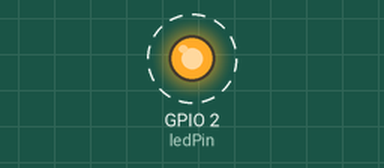
Simulated run of this sketch. Board: ESP32. On the bench: output pins drawn as LEDs (lit = HIGH). Dashed ring = blinking. What the sketch prints to the serial monitor is not drawn.

Above: at 0.5 s.
Timing chart, 0 to 4.6 s (numbered marks = the images above):
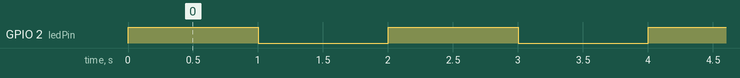

Measured:
- by itself, GPIO 2 (ledPin): alternates HIGH for 1.0 s and LOW for 1.0 s

The sketch:

sample_code.ino
```cpp
// Simple ESP32 Test Code

int ledPin = 2; // Most ESP32 boards have built-in LED on GPIO 2

void setup() {
  Serial.begin(115200);           // Start Serial Monitor
  pinMode(ledPin, OUTPUT);        // Set LED pin as output
  Serial.println("ESP32 is Running!");
}

void loop() {
  digitalWrite(ledPin, HIGH);     // LED ON
  Serial.println("LED ON");
  delay(1000);

  digitalWrite(ledPin, LOW);      // LED OFF
  Serial.println("LED OFF");
  delay(1000);
}
```
